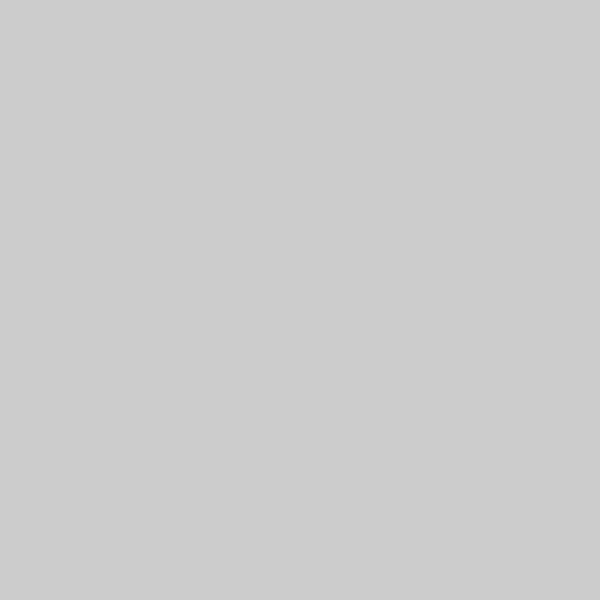
Frame 1 (no input)
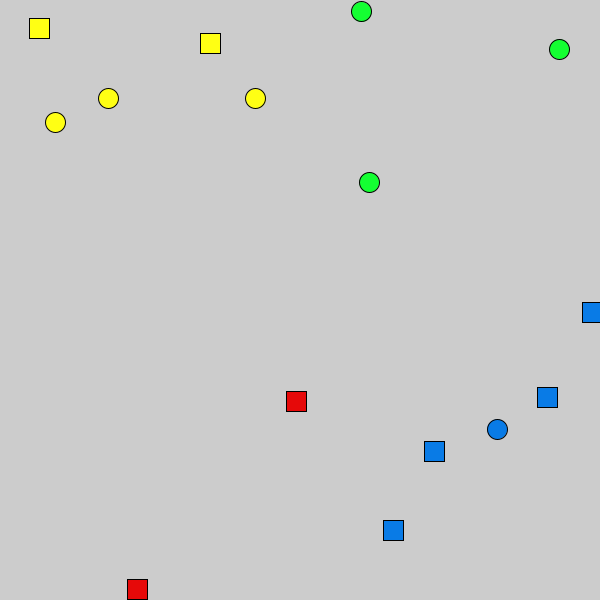
Frame 60 (the mouse pressed at the canvas centre just before this capture)
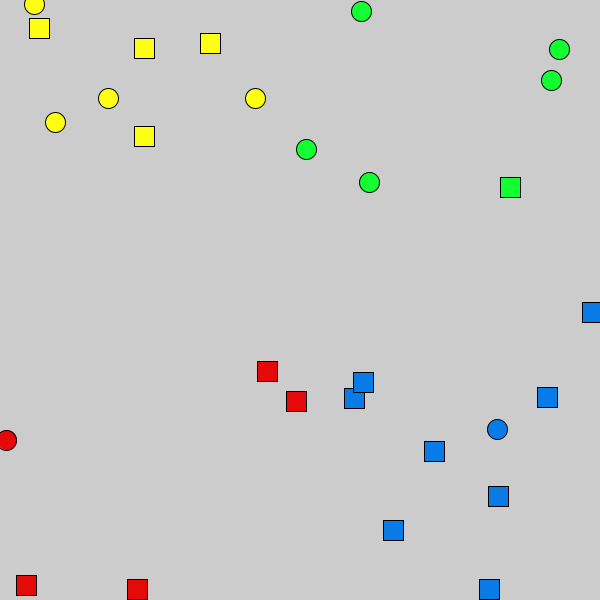
Frame 120 (the mouse held since frame 60 and released just before this capture)

The Processing sketch that drew these frames (run headless with seeded random() and noise(); from frame 60 on, the mouse is pressed at the canvas centre):

// Processing sketch: Random_Quadrants
// ── Random_Quadrants.pde
float x;
float y;
float b;
float r;
float g;
float shape;
void setup() {
  size(600,600);
  //frameRate(1);
}

void draw() {
  x = random(0,width);
  y = random(0,height);
  shape = (int) random(010);
  println("shape is " + shape);
  if(x <= 300 && y >= 300) {
    r = 230;
    g = 9;
    b = 9;
  }
  if( x >= 300 && y >=300) {
    r = 9;
    g = 123;
    b = 230;
  }
  if (x >= 300 && y <=300) { 
    r = 20;
    g = 255;
    b = 50;
  }
  if (x <= 300 && y <= 300) {
    r = 255;
    g = 255;
    b = 20;
  }
  fill(r,g,b);
  if (shape == 0) { 
    
  circle(x,y,20);
  } else if (shape == 1) {
    rect(x, y, 20, 20);
  }
  //if(x >= -300) {
  //  r = 255;
  //  g = 191;
  //  b = 0;
  //}
  // if(y >= -300) {
  //  r = 255;
  //  g = 191;
  //  b  = 0;
  //}
  
//    if(x >= 300) {
//    r = 9;
//    g = 123;
//    b = 230;
//  }
//   if(y <= 300) {
//    r = 9;
//    g = 123;
//    b  = 230;
//   }
  

}
